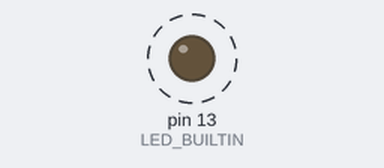
Bench run of a sketch on a simulated Arduino Uno, built with avr-gcc and run on an emulated ATmega328P. On the bench: output pins drawn as LEDs (lit = HIGH). Dashed ring = blinking. What the sketch prints to the serial monitor is not drawn.

Above: at 0.1 s.
Timing chart, 0 to 3.0 s (numbered marks = the images above):
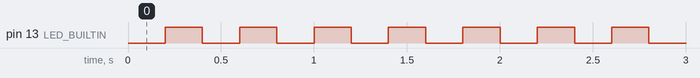

The sketch:

ledBuiltin.ino
```cpp
void setup() {
    Serial.begin(9600);
    pinMode(LED_BUILTIN, OUTPUT);
}


void loop() {
    Serial.println("off");
    digitalWrite(LED_BUILTIN, LOW);
    delay(200);
    Serial.println("on");
    digitalWrite(LED_BUILTIN, HIGH);
    delay(200);
}
```

Measured:
- by itself, pin 13 (LED_BUILTIN): alternates HIGH for 0.20 s and LOW for 0.20 s
